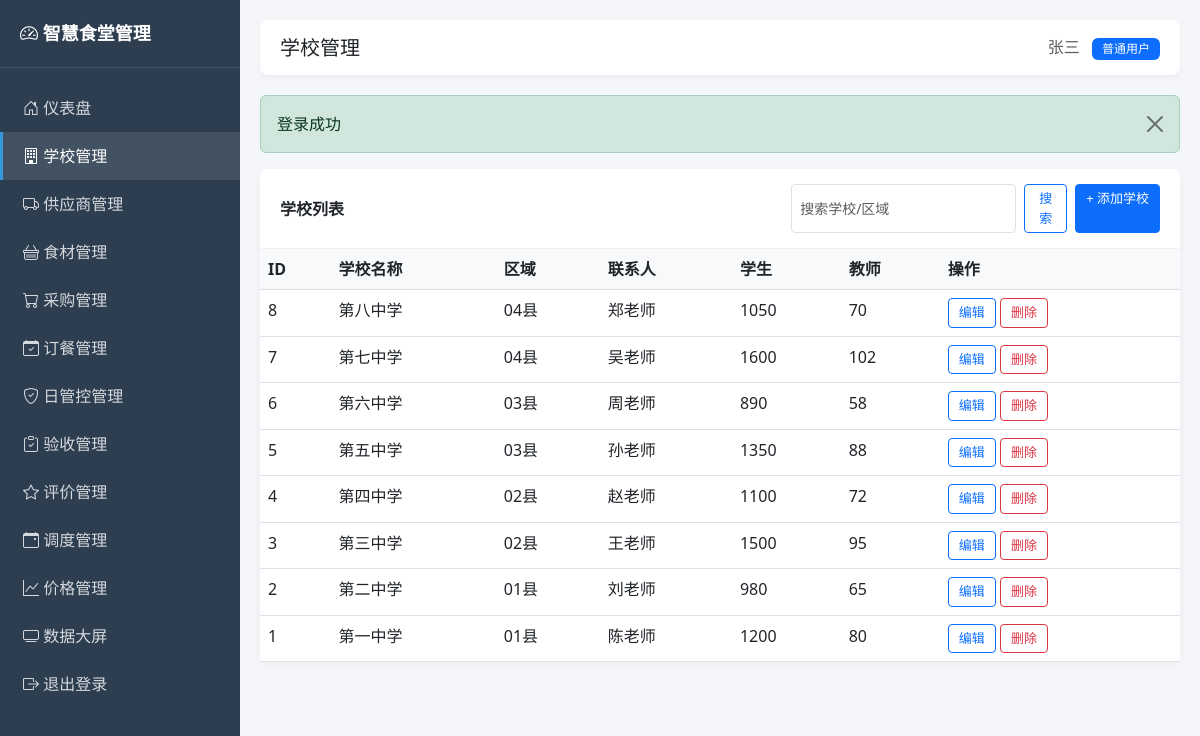
Screenshot of /admin/schools.php (signed in) with the database file from the repository.
### tables this page shows
CREATE TABLE users (
    id INT UNSIGNED AUTO_INCREMENT PRIMARY KEY COMMENT '用户ID',
    username VARCHAR(50) NOT NULL UNIQUE COMMENT '登录用户名',
    password VARCHAR(64) NOT NULL COMMENT 'MD5加密密码',
    real_name VARCHAR(50) NOT NULL COMMENT '真实姓名',
    role TINYINT UNSIGNED NOT NULL DEFAULT 1 COMMENT '角色：0管理员 1普通用户',
    status TINYINT UNSIGNED NOT NULL DEFAULT 1 COMMENT '状态：0禁用 1启用',
    created_at DATETIME DEFAULT CURRENT_TIMESTAMP COMMENT '创建时间',
    updated_at DATETIME DEFAULT CURRENT_TIMESTAMP ON UPDATE CURRENT_TIMESTAMP COMMENT '更新时间',
    INDEX idx_status (status)
);

CREATE TABLE schools (
    id INT UNSIGNED AUTO_INCREMENT PRIMARY KEY COMMENT '学校ID',
    school_name VARCHAR(100) NOT NULL COMMENT '学校名称',
    region VARCHAR(50) NOT NULL COMMENT '所属区域/县区',
    address VARCHAR(200) DEFAULT NULL COMMENT '详细地址',
    contact_person VARCHAR(50) DEFAULT NULL COMMENT '联系人',
    contact_phone VARCHAR(20) DEFAULT NULL COMMENT '联系电话',
    student_count INT UNSIGNED DEFAULT 0 COMMENT '学生人数',
    teacher_count INT UNSIGNED DEFAULT 0 COMMENT '教师人数',
    created_at DATETIME DEFAULT CURRENT_TIMESTAMP COMMENT '创建时间',
    updated_at DATETIME DEFAULT CURRENT_TIMESTAMP ON UPDATE CURRENT_TIMESTAMP COMMENT '更新时间',
    INDEX idx_region (region)
);

### includes/functions.php (called while the page is built, shortened)
<?php
require_once __DIR__ . '/db.php';
function e($text) {
    return htmlspecialchars($text ?? '', ENT_QUOTES, 'UTF-8');
}
function input($key, $default = null) {
    return $default;
}
function getFlash() {
    if (isset($_SESSION['flash_message'])) {
        $msg = $_SESSION['flash_message'];
        return $msg;
    }
    return null;
}
function paginate($total, $page = 1, $pageSize = 10) {
    $page = max(1, intval($page));
    $pageSize = max(1, min(100, intval($pageSize)));
    $totalPage = max(1, ceil($total / $pageSize));
    $page = min($page, $totalPage);
    $offset = ($page - 1) * $pageSize;
    return [
        'page' => $page,
        'pageSize' => $pageSize,
        'totalPage' => $totalPage,
        'offset' => $offset,
        'limit' => $pageSize
    ];
}

### includes/auth.php (called while the page is built, shortened)
<?php
require_once __DIR__ . '/functions.php';
function isLoggedIn() {
    return isset($_SESSION['user_id']) && $_SESSION['user_id'] > 0;
}
function currentUser() {
    return queryOne("SELECT * FROM users WHERE id = ?", [$_SESSION['user_id']]);
}
function isAdmin() {
    $user = currentUser();
    return $user && $user['role'] == 0;
}

### includes/db.php (called while the page is built, shortened)
<?php
function getDB() {
    static $pdo = null;
    if ($pdo === null) {
        $dsn = "mysql:host=" . DB_HOST . ";port=" . DB_PORT . ";dbname=" . DB_NAME . ";charset=" . DB_CHARSET;
        $options = [
            PDO::ATTR_ERRMODE => PDO::ERRMODE_EXCEPTION,
            PDO::ATTR_DEFAULT_FETCH_MODE => PDO::FETCH_ASSOC,
            PDO::ATTR_EMULATE_PREPARES => false,
        ];
        try {
            $pdo = new PDO($dsn, DB_USER, DB_PASS, $options);
        } catch (PDOException $e) {
            die("数据库连接失败: " . $e->getMessage());
        }
    }
    return $pdo;
}
function queryAll($sql, $params = []) {
    $stmt = getDB()->prepare($sql);
    $stmt->execute($params);
    return $stmt->fetchAll();
}
function queryOne($sql, $params = []) {
    $stmt = getDB()->prepare($sql);
    $stmt->execute($params);
    $result = $stmt->fetch();
    return $result ?: null;
}

### admin/schools.php (the view, shortened to what this page needs)
<?php
require_once __DIR__ . '/../includes/auth.php';
$pageTitle = '学校管理';
$activeMenu = 'schools';
$action = input('action', 'list');
$id = intval(input('id', 0));
$editData = null;
$page = intval(input('page', 1));
$keyword = trim(input('keyword'));
$where = "WHERE 1=1";
$params = [];
$total = queryOne("SELECT COUNT(*) as c FROM schools $where", $params)['c'];
$pager = paginate($total, $page, 10);
$list = queryAll("SELECT * FROM schools $where ORDER BY id DESC LIMIT {$pager['limit']} OFFSET {$pager['offset']}", $params);
include 'header.php';
?>
<?php if ($action == 'add' || $action == 'edit'): ?>
<div class="card">
    <div class="card-header"><?php echo $action == 'edit' ? '编辑学校' : '添加学校'; ?></div>
    <div class="card-body">
        <form method="post" class="row g-3">
            <input type="hidden" name="id" value="<?php echo $id; ?>">
            <div class="col-md-6"><label class="form-label">学校名称 *</label><input type="text" name="school_name" class="form-control" value="<?php echo e($editData['school_name'] ?? ''); ?>" required></div>
            <div class="col-md-6"><label class="form-label">所属区域 *</label><input type="text" name="region" class="form-control" value="<?php echo e($editData['region'] ?? ''); ?>" required></div>
            <div class="col-md-6"><label class="form-label">详细地址</label><input type="text" name="address" class="form-control" value="<?php echo e($editData['address'] ?? ''); ?>"></div>
            <div class="col-md-6"><label class="form-label">联系人</label><input type="text" name="contact_person" class="form-control" value="<?php echo e($editData['contact_person'] ?? ''); ?>"></div>
            <div class="col-md-6"><label class="form-label">联系电话</label><input type="text" name="contact_phone" class="form-control" value="<?php echo e($editData['contact_phone'] ?? ''); ?>"></div>
            <div class="col-md-3"><label class="form-label">学生人数</label><input type="number" name="student_count" class="form-control" value="<?php echo $editData['student_count'] ?? 0; ?>"></div>
            <div class="col-md-3"><label class="form-label">教师人数</label><input type="number" name="teacher_count" class="form-control" value="<?php echo $editData['teacher_count'] ?? 0; ?>"></div>
            <div class="col-12">
                <button type="submit" class="btn btn-primary">保存</button>
                <a href="schools.php" class="btn btn-secondary">返回</a>
            </div>
        </form>
    </div>
</div>
<?php else: ?>
<div class="card">
    <div class="card-header d-flex justify-content-between align-items-center">
        <span>学校列表</span>
        <div class="d-flex gap-2">
            <form class="d-flex gap-2" method="get">
                <input type="text" name="keyword" class="form-control form-control-sm" placeholder="搜索学校/区域" value="<?php echo e($keyword); ?>">
                <button type="submit" class="btn btn-sm btn-outline-primary">搜索</button>
            </form>
            <a href="schools.php?action=add" class="btn btn-sm btn-primary">+ 添加学校</a>
        </div>
    </div>
    <div class="card-body p-0">
        <table class="table table-hover mb-0">
            <thead><tr><th>ID</th><th>学校名称</th><th>区域</th><th>联系人</th><th>学生</th><th>教师</th><th>操作</th></tr></thead>
            <tbody>
            <?php foreach ($list as $item): ?>
                <tr>
                    <td><?php echo $item['id']; ?></td>
                    <td><?php echo e($item['school_name']); ?></td>
                    <td><?php echo e($item['region']); ?></td>
                    <td><?php echo e($item['contact_person']); ?></td>
                    <td><?php echo $item['student_count']; ?></td>
                    <td><?php echo $item['teacher_count']; ?></td>
                    <td>
                        <a href="schools.php?action=edit&id=<?php echo $item['id']; ?>" class="btn btn-sm btn-outline-primary">编辑</a>
                        <a href="schools.php?action=delete&id=<?php echo $item['id']; ?>" class="btn btn-sm btn-outline-danger btn-delete">删除</a>
                    </td>
                </tr>
            <?php endforeach; ?>
            </tbody>
        </table>
    </div>
</div>
<?php endif; ?>
<?php include 'footer.php'; ?>

### admin/header.php (shortened to what this page needs)
<?php
require_once __DIR__ . '/../includes/auth.php';
$user = currentUser();
?>
<!DOCTYPE html>
<html lang="zh-CN">
<head>
    <link href="https://cdn.jsdelivr.net/npm/bootstrap@5.3.0/dist/css/bootstrap.min.css" rel="stylesheet">
    <link rel="stylesheet" href="https://cdn.jsdelivr.net/npm/bootstrap-icons@1.10.0/font/bootstrap-icons.css">
</head>
<body>
<div class="sidebar">
    <div class="brand"><i class="bi bi-speedometer2"></i> 智慧食堂管理</div>
    <nav class="nav flex-column mt-3">
        <a class="nav-link <?php echo $activeMenu == 'dashboard' ? 'active' : ''; ?>" href="index.php"><i class="bi bi-house-door"></i> 仪表盘</a>
        <a class="nav-link <?php echo $activeMenu == 'schools' ? 'active' : ''; ?>" href="schools.php"><i class="bi bi-building"></i> 学校管理</a>
        <a class="nav-link <?php echo $activeMenu == 'suppliers' ? 'active' : ''; ?>" href="suppliers.php"><i class="bi bi-truck"></i> 供应商管理</a>
        <a class="nav-link <?php echo $activeMenu == 'ingredients' ? 'active' : ''; ?>" href="ingredients.php"><i class="bi bi-basket"></i> 食材管理</a>
        <a class="nav-link <?php echo $activeMenu == 'purchases' ? 'active' : ''; ?>" href="purchases.php"><i class="bi bi-cart"></i> 采购管理</a>
        <a class="nav-link <?php echo $activeMenu == 'orders' ? 'active' : ''; ?>" href="orders.php"><i class="bi bi-calendar-check"></i> 订餐管理</a>
        <a class="nav-link <?php echo $activeMenu == 'daily_controls' ? 'active' : ''; ?>" href="daily_controls.php"><i class="bi bi-shield-check"></i> 日管控管理</a>
        <a class="nav-link <?php echo $activeMenu == 'acceptances' ? 'active' : ''; ?>" href="acceptances.php"><i class="bi bi-clipboard-check"></i> 验收管理</a>
        <a class="nav-link <?php echo $activeMenu == 'evaluations' ? 'active' : ''; ?>" href="evaluations.php"><i class="bi bi-star"></i> 评价管理</a>
        <a class="nav-link <?php echo $activeMenu == 'dispatches' ? 'active' : ''; ?>" href="dispatches.php"><i class="bi bi-calendar-event"></i> 调度管理</a>
        <a class="nav-link <?php echo $activeMenu == 'prices' ? 'active' : ''; ?>" href="prices.php"><i class="bi bi-graph-up"></i> 价格管理</a>
        <?php if (isAdmin()): ?>
        <a class="nav-link <?php echo $activeMenu == 'users' ? 'active' : ''; ?>" href="users.php"><i class="bi bi-people"></i> 用户管理</a>
        <?php endif; ?>
        <a class="nav-link" href="../dashboard/index.php" target="_blank"><i class="bi bi-tv"></i> 数据大屏</a>
        <a class="nav-link" href="logout.php"><i class="bi bi-box-arrow-right"></i> 退出登录</a>
    </nav>
</div>
<div class="main-content">
    <div class="topbar">
        <h5 class="m-0"><?php echo isset($pageTitle) ? e($pageTitle) : '管理后台'; ?></h5>
        <div>
            <span class="text-muted"><?php echo e($user['real_name']); ?></span>
            <span class="badge bg-<?php echo $user['role'] == 0 ? 'danger' : 'primary'; ?> ms-2"><?php echo $user['role'] == 0 ? '管理员' : '普通用户'; ?></span>
        </div>
    </div>
    <?php $flash = getFlash(); if ($flash): ?>
    <div class="alert alert-<?php echo $flash['type'] == 'error' ? 'danger' : $flash['type']; ?> alert-dismissible fade show">
        <?php echo e($flash['message']); ?>
        <button type="button" class="btn-close" data-bs-dismiss="alert"></button>
    </div>
    <?php endif; ?>

### admin/header.php (style rules this page uses)
body { background-color: #f5f6fa; }
.sidebar { min-height: 100vh; background: #2c3e50; color: #fff; width: 240px; position: fixed; left: 0; top: 0; }
.sidebar .brand { padding: 20px; font-size: 18px; font-weight: bold; border-bottom: 1px solid rgba(255,255,255,0.1); }
.sidebar .nav-link { color: rgba(255,255,255,0.8); padding: 12px 20px; border-left: 3px solid transparent; }
.sidebar .nav-link:hover, .sidebar .nav-link.active { color: #fff; background: rgba(255,255,255,0.1); border-left-color: #3498db; }
.sidebar .nav-link i { width: 24px; }
.main-content { margin-left: 240px; padding: 20px; }
.topbar { background: #fff; padding: 15px 20px; border-radius: 8px; margin-bottom: 20px; box-shadow: 0 2px 4px rgba(0,0,0,0.05); display: flex; justify-content: space-between; align-items: center; }
.card { border: none; border-radius: 10px; box-shadow: 0 2px 8px rgba(0,0,0,0.05); }
.card-header { background: #fff; border-bottom: 1px solid #f0f0f0; font-weight: 600; padding: 15px 20px; }
.table th { background: #f8f9fa; font-weight: 600; }
.btn-sm { padding: 4px 10px; font-size: 13px; }
.badge { font-weight: 500; padding: 5px 10px; }

### rows the page displays
users: real_name "张三"
schools: id "8", school_name "第八中学", region "04县", contact_person "郑老师", student_count "1050", teacher_count "70"
schools: id "7", school_name "第七中学", region "04县", contact_person "吴老师", student_count "1600", teacher_count "102"
schools: id "6", school_name "第六中学", region "03县", contact_person "周老师", student_count "890", teacher_count "58"
schools: id "5", school_name "第五中学", region "03县", contact_person "孙老师", student_count "1350", teacher_count "88"
schools: id "4", school_name "第四中学", region "02县", contact_person "赵老师", student_count "1100", teacher_count "72"
schools: id "3", school_name "第三中学", region "02县", contact_person "王老师", student_count "1500", teacher_count "95"
schools: id "2", school_name "第二中学", region "01县", contact_person "刘老师", student_count "980", teacher_count "65"
schools: id "1", school_name "第一中学", region "01县", contact_person "陈老师", student_count "1200", teacher_count "80"

### other values shown
$pageTitle "学校管理"
$flash['message'] "登录成功"
